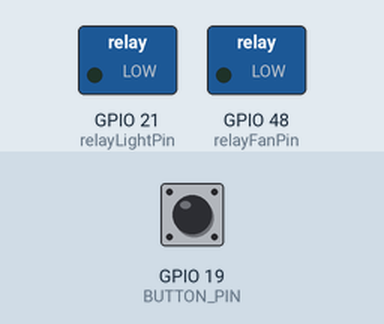
A sketch run on a simulated ESP32. Parts: switched loads named in the sketch (green lamp = pin HIGH). Dashed ring = blinking. Inputs (shaded band) come from the test bench; at power-on: GPIO 19 (BUTTON_PIN) HIGH. WiFi joins after 1.5 s; servers stay silent unless stated; I2S audio is not simulated (input reads silence); uploads are accepted with an empty reply; what the sketch prints to the serial monitor is not drawn.

Above: at 0.1 s.
At 2.7 s:
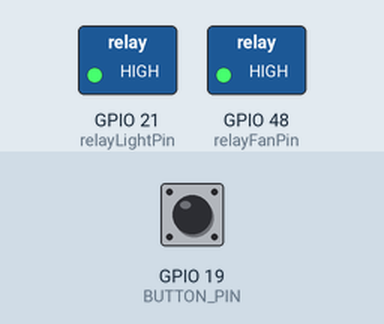
2.8 s: GPIO 19 (BUTTON_PIN) pulled LOW for 0.15 s
At 3.28 s:
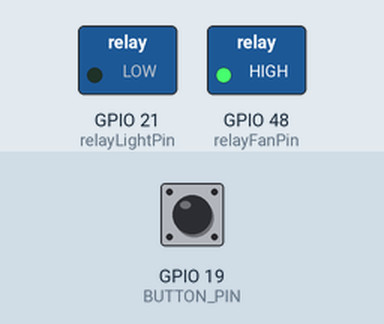
Timing chart, 0 to 7.7 s (numbered marks = the images above; inputs shaded):
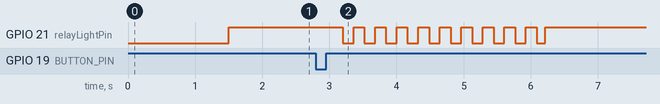

The sketch:

sketch_jun21a.ino
```cpp
#include <WiFi.h>
#include "driver/i2s.h"
#include <HTTPClient.h>
#include <ArduinoJson.h>

// WiFi credentials
const char* ssid = "NTU FSD";
const char* password = "";

// Server details
const char* server_host = "10.13.44.65";
const uint16_t server_port = 5000;
const char* server_path = "/upload-audio";

// I2S MIC config (recording)
#define I2S_WS      11
#define I2S_SD      10
#define I2S_SCK     12
#define I2S_PORT    I2S_NUM_0

// I2S SPEAKER config (playback)
#define I2S_SPK_WS  9
#define I2S_SPK_SD  6
#define I2S_SPK_SCK 7
#define I2S_SPK_PORT I2S_NUM_1

// Relay pins
#define relayLightPin 21
#define relayFanPin 48

// Button pin
#define BUTTON_PIN 19

const uint32_t SAMPLE_RATE = 16000;
#define BITS_PER_SAMPLE I2S_BITS_PER_SAMPLE_16BIT
#define RECORD_SECONDS 3
#define CHUNK_SIZE 512
const size_t totalAudioBytes = SAMPLE_RATE * 2 * RECORD_SECONDS;

bool isRecording = false;

void setup_wifi() {
  WiFi.begin(ssid, password);
  Serial.print("Connecting to WiFi");
  while (WiFi.status() != WL_CONNECTED) {
    delay(500);
    Serial.print(".");
  }
  Serial.println("\n✅ WiFi connected");
}

void setup_i2s_mic() {
  i2s_config_t config = {
    .mode = (i2s_mode_t)(I2S_MODE_MASTER | I2S_MODE_RX),
    .sample_rate = SAMPLE_RATE,
    .bits_per_sample = BITS_PER_SAMPLE,
    .channel_format = I2S_CHANNEL_FMT_ONLY_LEFT,
    .communication_format = I2S_COMM_FORMAT_I2S_MSB,
    .intr_alloc_flags = 0,
    .dma_buf_count = 8,
    .dma_buf_len = 64,
    .use_apll = false,
    .tx_desc_auto_clear = false,
    .fixed_mclk = 0
  };
  i2s_pin_config_t pin_config = {
    .bck_io_num = I2S_SCK,
    .ws_io_num = I2S_WS,
    .data_out_num = I2S_PIN_NO_CHANGE,
    .data_in_num = I2S_SD
  };
  i2s_driver_install(I2S_PORT, &config, 0, NULL);
  i2s_set_pin(I2S_PORT, &pin_config);
  i2s_zero_dma_buffer(I2S_PORT);
}

void setup_i2s_speaker() {
  i2s_config_t config = {
    .mode = (i2s_mode_t)(I2S_MODE_MASTER | I2S_MODE_TX),
    .sample_rate = SAMPLE_RATE,
    .bits_per_sample = BITS_PER_SAMPLE,
    .channel_format = I2S_CHANNEL_FMT_ONLY_LEFT,
    .communication_format = I2S_COMM_FORMAT_I2S_MSB,
    .intr_alloc_flags = 0,
    .dma_buf_count = 8,
    .dma_buf_len = 64,
    .use_apll = false,
    .tx_desc_auto_clear = true,
    .fixed_mclk = 0
  };
  i2s_pin_config_t pin_config = {
    .bck_io_num = I2S_SPK_SCK,
    .ws_io_num = I2S_SPK_WS,
    .data_out_num = I2S_SPK_SD,
    .data_in_num = I2S_PIN_NO_CHANGE
  };
  i2s_driver_install(I2S_SPK_PORT, &config, 0, NULL);
  i2s_set_pin(I2S_SPK_PORT, &pin_config);
  i2s_zero_dma_buffer(I2S_SPK_PORT);
}

void blinkLightDuringRecording() {
  static unsigned long lastBlink = 0;
  static bool state = false;
  if (millis() - lastBlink >= 150) {
    state = !state;
    digitalWrite(relayLightPin, state ? LOW : HIGH);  // Blink
    lastBlink = millis();
  }
}

void sendWavHeader(WiFiClient& client, uint32_t dataSize) {
  uint32_t fileSize = dataSize + 36;
  client.write((const uint8_t*)"RIFF", 4);
  client.write((const uint8_t*)&fileSize, 4);
  client.write((const uint8_t*)"WAVEfmt ", 8);
  uint32_t fmtChunkSize = 16;
  uint16_t audioFormat = 1;
  uint16_t numChannels = 1;
  uint32_t byteRate = SAMPLE_RATE * 2;
  uint16_t blockAlign = 2;
  uint16_t bitsPerSample = 16;
  client.write((const uint8_t*)&fmtChunkSize, 4);
  client.write((const uint8_t*)&audioFormat, 2);
  client.write((const uint8_t*)&numChannels, 2);
  client.write((const uint8_t*)&SAMPLE_RATE, 4);
  client.write((const uint8_t*)&byteRate, 4);
  client.write((const uint8_t*)&blockAlign, 2);
  client.write((const uint8_t*)&bitsPerSample, 2);
  client.write((const uint8_t*)"data", 4);
  client.write((const uint8_t*)&dataSize, 4);
}

void controlDeviceFromServer(JsonDocument& doc) {
  const char* intent = doc["intent"];
  const char* transcript = doc["transcript"];
  if (!intent || !transcript) return;

  String cmd = String(transcript);
  cmd.toLowerCase();
  String act = String(intent);

  if (act == "turn_on_device") {
    if (cmd.indexOf("light") >= 0) {
      digitalWrite(relayLightPin, LOW);
      Serial.println("💡 Light turned ON");
    } else if (cmd.indexOf("fan") >= 0) {
      digitalWrite(relayFanPin, LOW);
      Serial.println("🌀 Fan turned ON");
    }
  } else if (act == "turn_off_device") {
    if (cmd.indexOf("light") >= 0) {
      digitalWrite(relayLightPin, HIGH);
      Serial.println("💡 Light turned OFF");
    } else if (cmd.indexOf("fan") >= 0) {
      digitalWrite(relayFanPin, HIGH);
      Serial.println("🌀 Fan turned OFF");
    }
  }
}

void play_audio_from_server(const char* filename) {
  i2s_driver_uninstall(I2S_SPK_PORT);
  delay(50);
  setup_i2s_speaker();

  WiFiClient client;
  HTTPClient http;
  String url = String("http://") + server_host + ":" + server_port + "/play-audio/" + filename;
  Serial.print("🔁 Downloading: ");
  Serial.println(url);

  if (http.begin(client, url)) {
    int httpCode = http.GET();
    if (httpCode == 200) {
      WiFiClient* stream = http.getStreamPtr();
      uint8_t buffer[512];
      size_t written;
      i2s_zero_dma_buffer(I2S_SPK_PORT);
      uint8_t dummy[512] = {0};
      i2s_write(I2S_SPK_PORT, dummy, sizeof(dummy), &written, portMAX_DELAY);

      unsigned long start = millis(), lastData = millis();
      while ((millis() - lastData) < 2000 && (millis() - start) < 8000) {
        if (stream->available()) {
          size_t len = stream->readBytes(buffer, sizeof(buffer));
          i2s_write(I2S_SPK_PORT, buffer, len, &written, portMAX_DELAY);
          lastData = millis();
          Serial.print("🔉");
        }
      }
      Serial.println("\n✅ Playback complete.");
    } else {
      Serial.print("❌ HTTP GET failed: ");
      Serial.println(httpCode);
    }
    http.end();
  } else {
    Serial.println("❌ Failed to connect for audio playback");
  }
}

void streamAudioToServer() {
  Serial.println("🎤 Starting audio stream...");
  isRecording = true;
  i2s_zero_dma_buffer(I2S_PORT);

  WiFiClient client;
  if (!client.connect(server_host, server_port)) {
    Serial.println("❌ Failed to connect to server");
    isRecording = false;
    return;
  }

  client.print(String("POST ") + server_path + " HTTP/1.1\r\n");
  client.print(String("Host: ") + server_host + "\r\n");
  client.print("Content-Type: audio/wav\r\n");
  client.print("Content-Length: " + String(totalAudioBytes + 44) + "\r\n");
  client.print("Connection: close\r\n\r\n");

  sendWavHeader(client, totalAudioBytes);

  uint8_t buffer[CHUNK_SIZE];
  size_t bytesRead = 0, bytesSent = 0;

  while (bytesSent < totalAudioBytes) {
    blinkLightDuringRecording();  // 🔁 Blink during recording
    if (i2s_read(I2S_PORT, buffer, CHUNK_SIZE, &bytesRead, portMAX_DELAY) == ESP_OK) {
      client.write(buffer, bytesRead);
      bytesSent += bytesRead;
    }
  }

  client.flush();
  isRecording = false;
  digitalWrite(relayLightPin, HIGH); // Turn off blinking light
  delay(5000);
  Serial.println("✅ Audio sent. Waiting for server reply...");

  String fullResponse = "";
  unsigned long start = millis();

  while (client.connected() && millis() - start < 15000) {
    while (client.available()) {
      String line = client.readStringUntil('\n');
      fullResponse += line + "\n";
      start = millis();
    }
  }

  client.stop();
  delay(200);
  Serial.println("📡 Disconnected from server");

  if (fullResponse.length() == 0) {
    Serial.println("❌ Received empty response body from server.");
    return;
  }

  int jsonStart = fullResponse.indexOf("{");
  if (jsonStart == -1) {
    Serial.println("❌ No JSON found in response.");
    Serial.println(fullResponse);
    return;
  }

  String jsonPart = fullResponse.substring(jsonStart);
  Serial.println("🔽 Extracted JSON:");
  Serial.println(jsonPart);

  StaticJsonDocument<4096> doc;
  DeserializationError error = deserializeJson(doc, jsonPart);

  if (error) {
    Serial.print("❌ JSON parse error: ");
    Serial.println(error.c_str());
    return;
  }

  const char* intent = doc["intent"];
  const char* transcript = doc["transcript"];
  const char* audio_path = doc["response_audio"];

  Serial.print("Intent: "); Serial.println(intent);
  Serial.print("Transcript: "); Serial.println(transcript);

  controlDeviceFromServer(doc);

  if (audio_path && strlen(audio_path) > 0) {
    String path = String(audio_path);
    String filename = path.substring(path.lastIndexOf('/') + 1);
    Serial.print("🔊 Playing audio: ");
    Serial.println(filename);
    play_audio_from_server(filename.c_str());
  }
}

void setup() {
  Serial.begin(115200);
  setup_wifi();
  setup_i2s_mic();
  setup_i2s_speaker();

  pinMode(relayLightPin, OUTPUT);
  pinMode(relayFanPin, OUTPUT);
  pinMode(BUTTON_PIN, INPUT_PULLUP);

  digitalWrite(relayLightPin, HIGH);  // off
  digitalWrite(relayFanPin, HIGH);    // off

  Serial.println("🟢 Ready. Press button to begin.");
}

void loop() {
  if (digitalRead(BUTTON_PIN) == LOW) {
    delay(50); // debounce delay

    // Wait for button to be released (still pressed = stay in loop)
    while (digitalRead(BUTTON_PIN) == LOW) {
      delay(10);  // avoid CPU overload
    }

    delay(50);  // debounce release

    Serial.println("🎬 Button pressed! Starting logic...");
    streamAudioToServer();
    Serial.println("⏸ Waiting for next button press...");
  }
}
```

Measured:
- after the input at 2.8 s, GPIO 21 (relayLightPin): alternates HIGH for 0.16 s and LOW for 0.16 s, 20 changes in all, then stays HIGH, starting after 0.40 s
